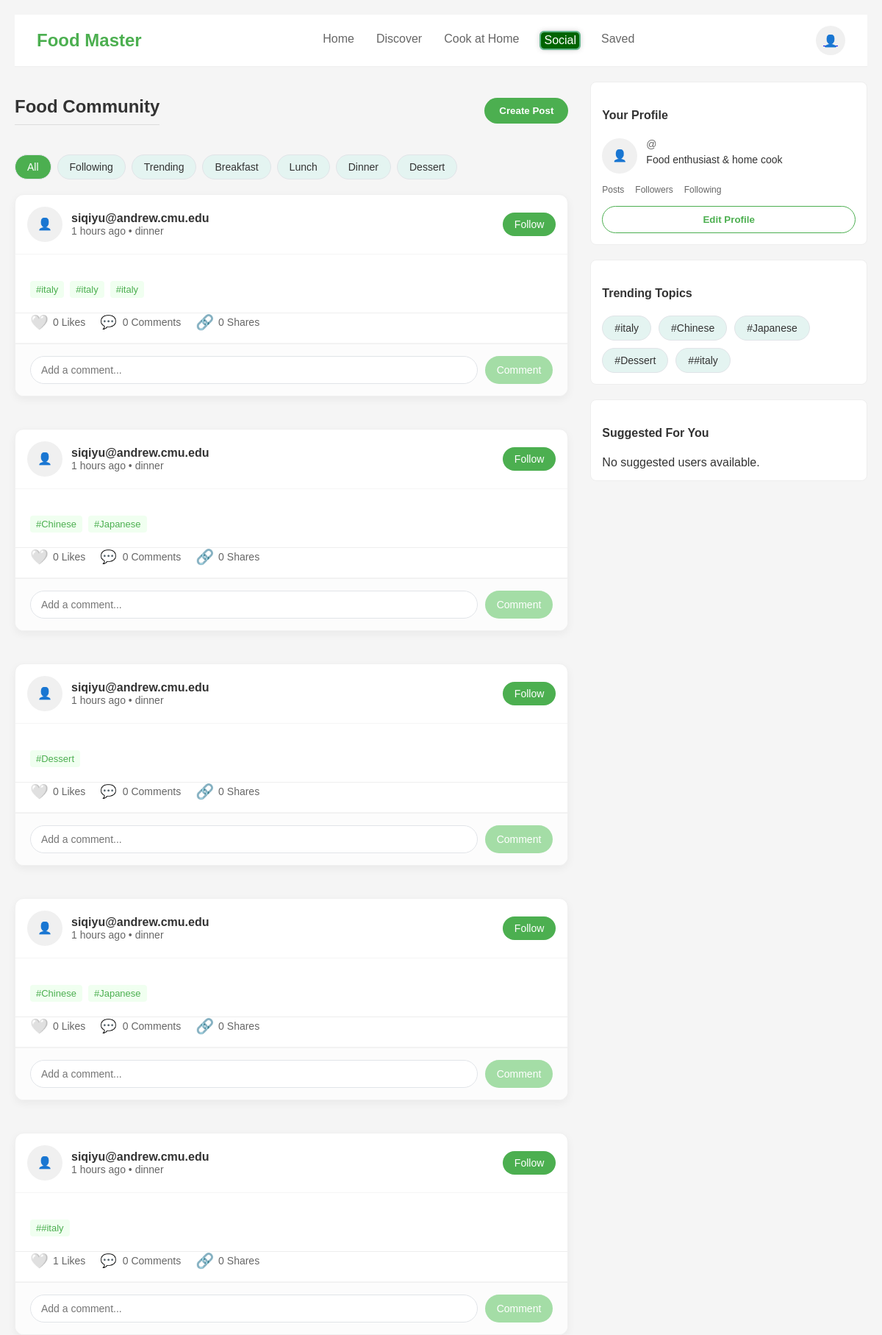
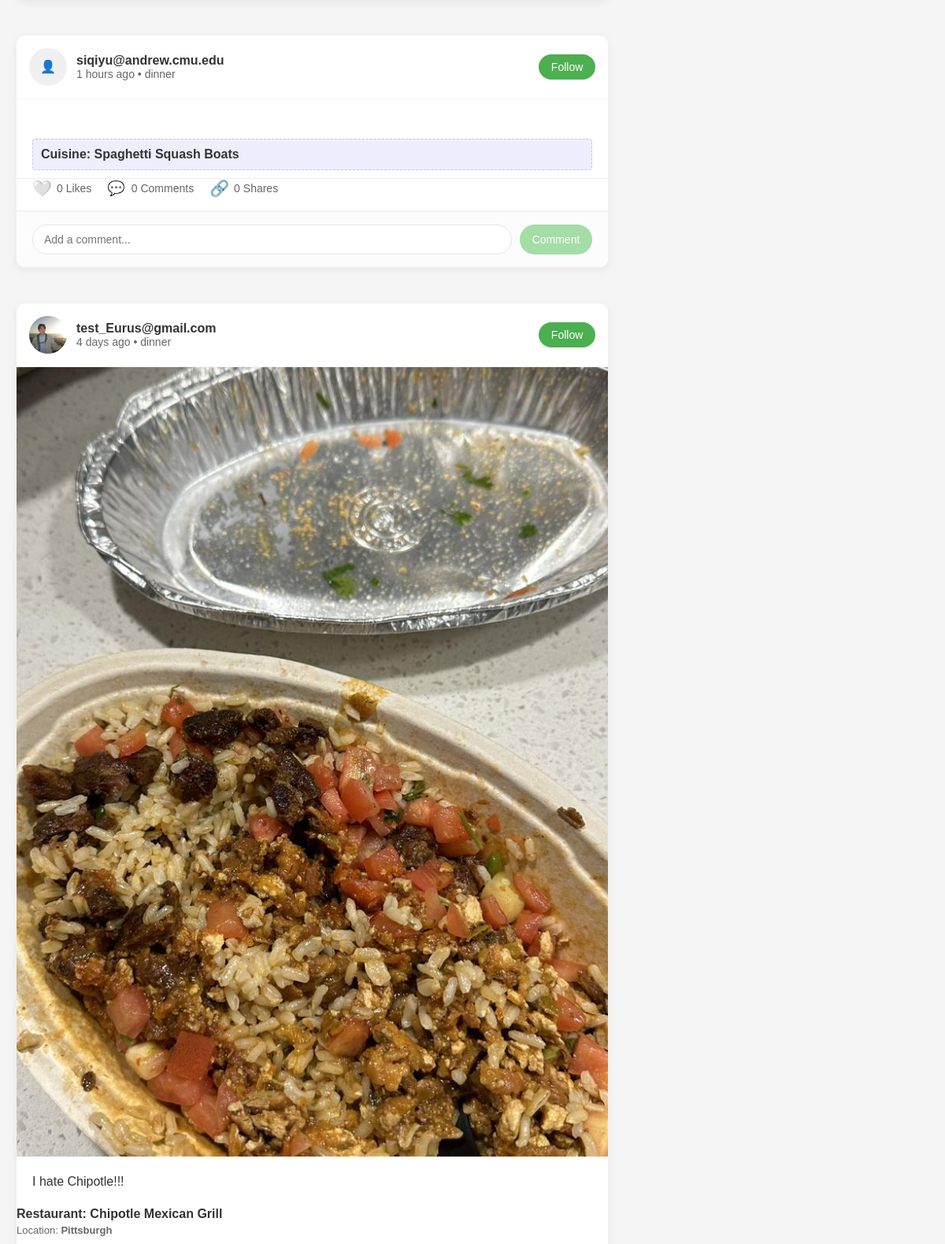
The app's page /social/ (upper part) with its own data (2 pictures, top to bottom).
### foodmaster/models.py (models this page shows, shortened)
class Post(models.Model):
    author = models.ForeignKey(settings.AUTH_USER_MODEL, on_delete=models.CASCADE)
    content = models.TextField()
    category = models.CharField(max_length=50, blank=True, null=True)
    tags = models.JSONField(default=list, blank=True)
    created_at = models.DateTimeField(auto_now_add=True)
    updated_at = models.DateTimeField(auto_now=True)
    photo = models.ImageField(upload_to='post_photos/', blank=True, null=True)
    likes = models.ManyToManyField(settings.AUTH_USER_MODEL, related_name='liked_posts', blank=True)
    shared_from = models.ForeignKey('self', null=True, blank=True, on_delete=models.SET_NULL, related_name='shares')
    shared_restaurant_place_id = models.CharField(max_length=255, blank=True, null=True)
    shared_restaurant_name = models.CharField(max_length=255, blank=True, null=True)
    shared_restaurant_city = models.CharField(max_length=255, blank=True, null=True)
    shared_cuisine = models.CharField(max_length=255, blank=True, null=True)
    def total_likes(self):
        return self.likes.count()

class Profile(models.Model):
    user = models.OneToOneField(User, on_delete=models.CASCADE)
    full_name = models.CharField(max_length=255, blank=True)
    bio = models.TextField(blank=True, null=True)
    profile_image = models.ImageField(upload_to='profile_images/', blank=True, null=True)
    followers = models.ManyToManyField(settings.AUTH_USER_MODEL, related_name='following_profiles', blank=True)
    following = models.ManyToManyField(
        settings.AUTH_USER_MODEL,
        related_name='followers_profiles',
        blank=True
    )

class PostImage(models.Model):
    post = models.ForeignKey(Post, on_delete=models.CASCADE, related_name='postimage_set')
    image = models.ImageField(upload_to='post_photos/')

### foodmaster/views.py (the view)
# urls.py: path('social/', views.social_feed_view, name='social_feed'),
def social_feed_view(request):
    posts = Post.objects.all()
    filter_value = request.GET.get('filter', '')
    if filter_value == 'following':
        posts = posts.filter(author__profile__followers=request.user)
    elif filter_value in ['breakfast', 'lunch', 'dinner', 'dessert']:
        posts = posts.filter(category__iexact=filter_value)
    elif filter_value == 'all':
        pass
    if filter_value == 'trending':
        posts = posts.annotate(num_likes=Count('likes')).order_by('-num_likes')
    else:
        posts = posts.order_by('-created_at')
    all_tags = []
    for post in posts:
        if post.tags:
            all_tags.extend(post.tags)
    trending_tags = [tag for tag, count in Counter(all_tags).most_common(5)]
    suggested_users = []
    if request.user.is_authenticated:
        suggested_users = get_suggested_users(request.user)
    context = {
        'posts': posts,
        'suggested_users': suggested_users,
        'trending_tags': trending_tags,
    }
    return render(request, 'foodmaster/social_feed.html', context)

### foodmaster/templates/foodmaster/social_feed.html (shortened to what this page needs)
{% extends 'foodmaster/base.html' %}
{% load single_timesince %}
{% block content %}
<div class="wireframe-section">
    <div class="split-content">
      <div class="main-content">
        <div style="display: flex; justify-content: space-between; align-items: center; margin-bottom: 20px;">
          <h2>Food Community</h2>
          <a href="{% url 'create_post' %}"><button class="btn btn-primary">Create Post</button></a>
        </div>
        <div class="filters" style="display: flex; flex-wrap: wrap; gap: 8px; margin-bottom: 20px;">
          <a href="?filter=all" class="filter-chip {% if request.GET.filter == 'all' or not request.GET.filter %}active{% endif %}">All</a>
          <a href="?filter=following" class="filter-chip {% if request.GET.filter == 'following' %}active{% endif %}">Following</a>
          <a href="?filter=trending" class="filter-chip {% if request.GET.filter == 'trending' %}active{% endif %}">Trending</a>
          <a href="?filter=breakfast" class="filter-chip {% if request.GET.filter == 'breakfast' %}active{% endif %}">Breakfast</a>
          <a href="?filter=lunch" class="filter-chip {% if request.GET.filter == 'lunch' %}active{% endif %}">Lunch</a>
          <a href="?filter=dinner" class="filter-chip {% if request.GET.filter == 'dinner' %}active{% endif %}">Dinner</a>
          <a href="?filter=dessert" class="filter-chip {% if request.GET.filter == 'dessert' %}active{% endif %}">Dessert</a>
        </div>
        <div class="social-feed">
          {% if posts %}
            {% for post in posts %}
            <div class="post" id="post-{{ post.id }}" data-post-id="{{ post.id }}" style="background-color: white; border-radius: 12px; box-shadow: 0 4px 12px rgba(0,0,0,0.05); margin-bottom: 24px; overflow: hidden; transition: transform 0.2s; border: 1px solid #f0f0f0;">
              <div class="post-header" style="display: flex; align-items: center; padding: 16px; border-bottom: 1px solid #f5f5f5;">
                <div class="post-avatar" style="width: 48px; height: 48px; border-radius: 50%; overflow: hidden; margin-right: 12px;">
                  {% if post.author.profile.profile_image %}
                    <img src="{{ post.author.profile.profile_image.url }}" alt="Profile Image" style="width: 100%; height: 100%; object-fit: cover;">
                  {% else %}
                    👤
                  {% endif %}
                </div>
                <div style="flex: 1;">
                  <div style="font-weight: 600; font-size: 16px; color: #333;">{{ post.author }}</div>
                  <div style="font-size: 14px; color: #666;">{{ post.created_at|single_timesince }} • {{ post.category }}</div>
                </div>
                {% if request.user != post.author %}
                  {% if request.user in post.author.profile.followers.all %}
                    <button class="follow-btn following" data-profile-id="{{ post.author.profile.id }}" onclick="toggleFollow(this)"
                      style="background-color: #f0f0f0; color: #333; border: none; border-radius: 20px; padding: 8px 16px; font-size: 14px; cursor: pointer; transition: all 0.2s;">
                      Unfollow
                    </button>
                  {% else %}
                    <button class="follow-btn" data-profile-id="{{ post.author.profile.id }}" onclick="toggleFollow(this)"
                      style="background-color: #4CAF50; color: white; border: none; border-radius: 20px; padding: 8px 16px; font-size: 14px; cursor: pointer; transition: all 0.2s;">
                      Follow
                    </button>
                  {% endif %}
                {% endif %}
              </div>
              {% if post.postimage_set.all %}
                <div class="image-slider" style="position: relative;">
                  <div class="slider-wrapper" style="display: flex; overflow: hidden;">
                    {% for img in post.postimage_set.all %}
                      <img src="{{ img.image.url }}" loading="lazy"
                          alt="Post Photo"
                          style="width: 100%; flex-shrink: 0; transition: transform 0.3s;"
                          class="slider-image">
                    {% endfor %}
                  </div>
                </div>
                {% elif post.photo %}
                  <div class="post-image" style="width: 100%; height: auto; max-height: 450px; overflow: hidden; position: relative; background-color: #f9f9f9;">
                    <img src="{{ post.photo.url }}" loading="lazy" alt="Post Photo" style="width: 100%; height: auto; object-fit: contain;">
                  </div>
                {% endif %}
              <div style="padding: 20px;">
                <p style="font-size: 16px; line-height: 1.5; color: #333; margin: 0;">{{ post.content }}</p>
                {% if post.tags %}
                <div style="display: flex; flex-wrap: wrap; gap: 8px; margin-top: 16px;">
                  {% for tag in post.tags %}
                  <span style="background-color: #f0fff0; color: #4CAF50; border-radius: 4px; padding: 4px 8px; font-size: 13px; font-weight: 500;">#{{ tag }}</span>
                  {% endfor %}
                </div>
                {% endif %}
              </div>
              {% if post.shared_restaurant_place_id %}
                <div class="shared-restaurant-info">
                  <strong>Restaurant:</strong>
                  <a href="{% url 'restaurant_detail' post.shared_restaurant_place_id %}"
                    style="text-decoration: none; color: #333; font-weight: bold;">
                    {{ post.shared_restaurant_name }}
                  </a>
                  <p style="font-size: 13px; color: #666; margin-top: 4px;">
                    Location: <strong>{{ post.shared_restaurant_city }}</strong>
                  </p>
                </div>
              {% endif %}
              {% if post.shared_cuisine %}
                <div class="shared-cuisine-info" style="background-color: #eef; border: 1px dashed #ccc; padding: 10px; margin: 10px 20px; border-radius: 4px;">
                  <strong>Cuisine:</strong>
                  <a href="{% url 'recipe_detail' %}?dish={{ post.shared_cuisine }}"
                    style="text-decoration: none; color: #333; font-weight: bold;">
                    {{ post.shared_cuisine }}
                  </a>
                </div>
              {% endif %}
              <div class="post-actions" style="display: flex; align-items: center; padding: 0 20px 16px; gap: 20px; border-bottom: 1px solid #f5f5f5;">
                <div style="display: flex; align-items: center; gap: 6px;">
                  <button class="like-btn" data-post-id="{{ post.id }}" onclick="toggleLike(this)"
                    style="background: none; border: none; font-size: 20px; cursor: pointer; transition: transform 0.2s; display: flex; align-items: center; padding: 0;">
                    {% if request.user in post.likes.all %}
                      ❤️
                    {% else %}
                      🤍
                    {% endif %}
                  </button>
                  <span class="like-count" style="font-size: 14px; color: #666;">{{ post.total_likes }} Likes</span>
                </div>
                <span class="comment-count" onclick="toggleComments(this)" style="cursor: pointer; display: inline-flex; align-items: center; gap: 4px; font-size: 14px; color: #666;">
                  <span style="font-size: 18px;">💬</span> {{ post.comments.count }} Comments
                </span>
                <div style="display: flex; align-items: center; gap: 6px;">
                  <a href="{% url 'share_post' post.id %}" style="text-decoration: none; font-size: 20px; color: #666;">🔗</a>
                  <span class="share-count" style="font-size:14px; color:#666;">{{ post.shares.count }} Shares</span>
                </div>
              </div>
              <form class="comment-form" data-post-id="{{ post.id }}" onsubmit="addComment(event, this)"
                style="display: flex; padding: 16px 20px; gap: 10px; background-color: #fcfcfc; border-top: 1px solid #f0f0f0;">
                <input type="text" name="content" placeholder="Add a comment..."
                  style="flex: 1; padding: 10px 14px; border: 1px solid #e1e4e8; border-radius: 20px; font-size: 14px; outline: none; transition: border 0.2s;">
                <button type="submit"
                  style="background-color: #a4dda6; color: white; border: none; border-radius: 20px; padding: 8px 16px; font-size: 14px; cursor: pointer; transition: background-color 0.2s;">
                  Comment
                </button>
              </form>
            </div>
            {% endfor %}
          {% endif %}
        </div>
      </div>
      <div class="sidebar">
        <div style="background-color: white; border-radius: 8px; border: 1px solid #eee; padding: 15px; margin-bottom: 20px;">
          <h4>Your Profile</h4>
          <div style="display: flex; margin-bottom: 15px;">
            <div class="post-avatar" style="width: 48px; height: 48px; border-radius: 50%; overflow: hidden; margin-right: 12px;">
              {% if user.profile.profile_image %}
                <img src="{{ user.profile.profile_image.url }}" alt="Profile Image" style="width:100%; height:100%; object-fit: cover;">
              {% else %}
                👤
              {% endif %}
            </div>
            <div>
              <div style="font-size: 14px; color: #666;">@{{ user.username }}</div>
              <div style="font-size: 14px; margin-top: 5px;">{{ user.profile.bio|default:"Food enthusiast & home cook" }}</div>
            </div>
          </div>
          <div style="display: flex; gap: 15px; margin-bottom: 15px;">
            <div>
              <div style="font-size: 12px; color: #666;">Posts</div>
            </div>
            <div>
              <div style="font-size: 12px; color: #666;">Followers</div>
            </div>
            <div>
              <div style="font-size: 12px; color: #666;">Following</div>
            </div>
          </div>
          <a href="{% url 'profile' %}"><button class="btn btn-secondary" style="width: 100%;">Edit Profile</button></a>
        </div>
        <div style="background-color: white; border-radius: 8px; border: 1px solid #eee; padding: 15px; margin-bottom: 20px;">
          <h4>Trending Topics</h4>
          <div style="display: flex; flex-wrap: wrap; gap: 10px; margin-top: 10px;">
            {% for tag in trending_tags %}
              <div class="filter-chip">#{{ tag }}</div>
            {% endfor %}
          </div>
        </div>
        <div style="background-color: white; border-radius: 8px; border: 1px solid #eee; padding: 15px;">
          <h4>Suggested For You</h4>
          {% if suggested_users %}
            {% for suggested in suggested_users %}
            <div style="display: flex; justify-content: space-between; align-items: center; margin-bottom: 15px;">
              <div style="display: flex; align-items: center;">
                <div style="width: 40px; height: 40px; border-radius: 50%; background-color: #f0f0f0; margin-right: 10px; display: flex; align-items: center; justify-content: center;">
                  {% if suggested.profile_image %}
                    <img src="{{ suggested.profile_image.url }}" alt="Profile Image" style="width: 100%; height: 100%;object-fit: cover; border-radius: 50%;">
                  {% else %}
                    👤
                  {% endif %}
                </div>
                <div>
                  <div style="font-weight: bold;">{{ suggested.user.username }}</div>
                  <div style="font-size: 12px; color: #666;">@{{ suggested.user.username }}</div>
                </div>
              </div>
              <button class="btn btn-secondary follow-btn" data-profile-id="{{ suggested.id }}" onclick="toggleFollow(this)">
                {% if request.user in suggested.followers.all %}
                  Unfollow
                {% else %}
                  Follow
                {% endif %}
              </button>
            </div>
            {% endfor %}
          {% else %}
            <div>No suggested users available.</div>
          {% endif %}
        </div>
      </div>
    </div>
  </div>
</div>
{% endblock %}

### records on screen
Post: author "siqiyu@andrew.cmu.edu", created_at|single_timesince "1 hours ago", category "dinner", tags "italy" "italy" "italy", total_likes "0", comments.count "0", shares.count "0"
Post: author "siqiyu@andrew.cmu.edu", created_at|single_timesince "1 hours ago", category "dinner", tags "Chinese" "Japanese", total_likes "0", comments.count "0", shares.count "0"
Post: author "siqiyu@andrew.cmu.edu", created_at|single_timesince "1 hours ago", category "dinner", tags "Dessert", total_likes "0", comments.count "0", shares.count "0"
Post: author "siqiyu@andrew.cmu.edu", created_at|single_timesince "1 hours ago", category "dinner", tags "Chinese" "Japanese", total_likes "0", comments.count "0", shares.count "0"
Post: author "siqiyu@andrew.cmu.edu", created_at|single_timesince "1 hours ago", category "dinner", tags "#italy", total_likes "1", comments.count "0", shares.count "0"
Post: author "siqiyu@andrew.cmu.edu", created_at|single_timesince "1 hours ago", category "dinner", shared_cuisine "Spaghetti Squash Boats", total_likes "0", comments.count "0", shares.count "0"
Post: author.profile.profile_image (picture), author "test_Eurus@gmail.com", created_at|single_timesince "4 days ago", category "dinner", content "I hate Chipotle!!!", shared_restaurant_name "Chipotle Mexican Grill", shared_restaurant_city "Pittsburgh"
PostImage: image (picture)

### other values on screen
{{ user.profile.bio|default:"Food enthusiast & home cook" }} "Food enthusiast & home cook"
{{ tag }} "italy" "Chinese" "Japanese" "Dessert" "#italy"
